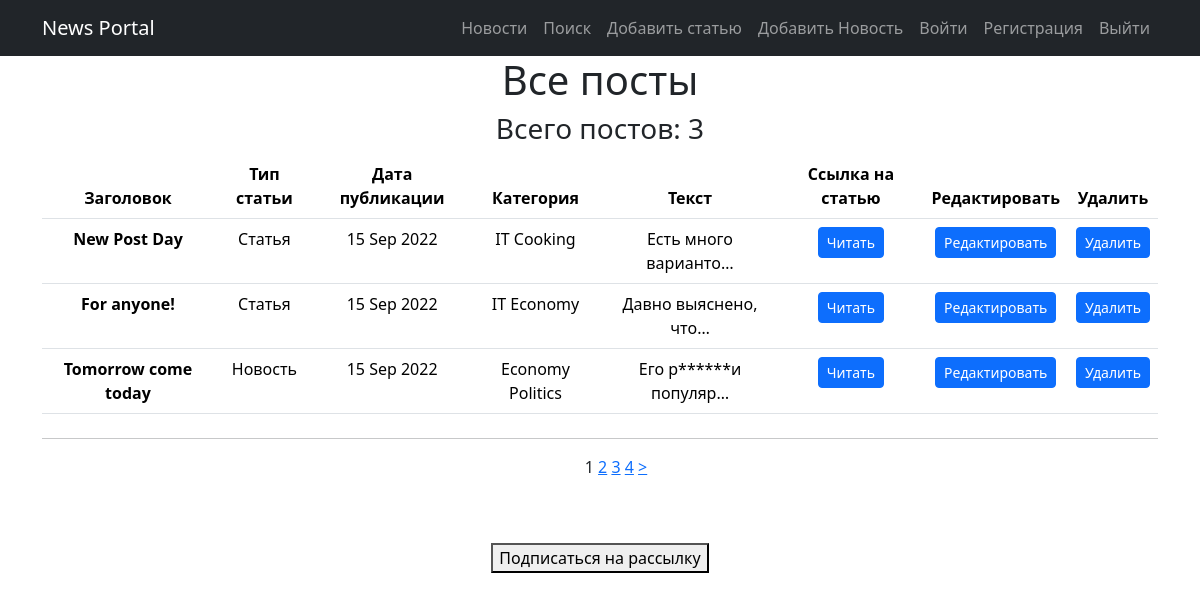
Page /post/ on the committed database.
### news_portal_app/models.py (models this page shows, shortened)
class Post(models.Model):
    news = 'NE'
    artikle = 'AR'
    TYPE = [
        (news, 'Новость'),
        (artikle, 'Статья'),
    ]
    author = models.ForeignKey(Author, on_delete=models.CASCADE)
    type = models.CharField(max_length=2, choices=TYPE, default=artikle)
    time = models.DateTimeField(auto_now_add=True)
    category = models.ManyToManyField(Category, through='PostCategory')
    title = models.CharField(max_length=128)
    text = models.TextField()
    rating = models.IntegerField(default=0)

class Category(models.Model):
    name_category = models.CharField(max_length=128, unique=True)
    subscribers = models.ManyToManyField(User, related_name='subscriber', blank=True)

### news_portal_app/views.py (the view)
# urls.py: path('', PostsList.as_view(), name='posts_list'),
class PostsList(ListView):
    paginate_by = 3
    model = Post
    ordering = 'time'
    template_name = 'news.html'
    context_object_name = 'news'
    def get_context_data(self, **kwargs):
        context = super(PostsList, self).get_context_data(**kwargs)
        return context

### news_portal_app/templatetags/custom_filters.py (called while the page is built)
@register.filter()
def censor(post_text: str):
    if not isinstance(post_text, str):
        raise ValueError('Можно применить только к строке!')  # Если строка, то в ней уже ищем плохие слова
    if 'редиск' or 'баран' in post_text:
        text = post_text.replace('редиск', 'р******')
        text = text.replace('баран', 'б****')
        return text

### templates/news.html (shortened to what this page needs)
{% extends 'flatpages/default.html' %}
{% load custom_filters %}
{% load custom_tags %}
{% block content %}
<div class="col-lg-12 text-center" xmlns="http://www.w3.org/1999/html">
    <h1>Все посты</h1>
    <h3>Всего постов: {{ news|length }}</h3>
    <table class="table">
        <thead>
        <tr>
            <th scope="col">Заголовок</th>
            <th scope="col">Тип статьи</th>
            <th scope="col">Дата публикации</th>
            <th scope="col">Категория</th>
            <th scope="col">Текст</th>
            <th scope="col">Ссылка на статью</th>
            <th scope="col">Редактировать</th>
            <th scope="col">Удалить</th>
        </tr>
        </thead>
        <tbody>
        {% for post in news %}
        <tr>
            <th scope="row">{{ post.title|censor }}</th>
            {% if post.type == 'AR' %}
                <td>Статья</td>
            {% else %}
                <td>Новость</td>
            {% endif %}
            <td>{{ post.time | date:'d M Y' }}</td>
            <td>
                {% for category in post.category.all %}
                    {{ category.name_category }}
                {% endfor %}
            </td>
            <td>{{ post.text | truncatechars:20|censor }}</td>
            <td><a class="btn btn-primary btn-sm" href="/news/{{ post.pk }}">Читать</a></td>
            <td><a class="btn btn-primary btn-sm" href="/news/news/{{ post.pk }}/edit/">Редактировать</a></td>
            <td><a class="btn btn-primary btn-sm" href="/news/news/{{ post.pk }}/delete/">Удалить</a></td>
        </tr>
        {% endfor %}
        </tbody>
    </table>
</div>
<hr class="mt-4">
<div class="row">
    <nav aria-label="Page navigation example">
        <ul class="pagination justify-content-center">
            {% if page_obj.has_other_pages %}
            <nav class="list-pages">
                <ul>
                    {% for p in paginator.page_range %}
                    {% if page_obj.number == p %}
                    <span class="page-num page-num-selected">{{ p }}</span>
                    {% elif p >= page_obj.number|add:-4 and p <= page_obj.number|add:4 %}
                    <span class="page-num">
                        <a href="?page={{ p }}">{{ p }}</a>
                    </span>
                    {% endif %}
                    {% endfor %}
                    {% if page_obj.has_next %}
                    <span class="page-num">
                        <a href="?page={{ page_obj.next_page_number }}">&gt;</a>
                    </span>
                    {% endif %}
                    {% endif %}
                </ul>
            </nav>
        </ul>
    </nav>
</div>
<br>
<br>
<button> <a class="nav-link" href="/news/category/">Подписаться на рассылку</a> </button>
{% endblock content %}

### templates/flatpages/default.html (shortened to what this page needs)
{% load static %}
<!DOCTYPE html>
<html lang="en">
<head>
  <link href="{% static 'vendor/bootstrap/css/bootstrap.min.css' %}" rel="stylesheet">
</head>
<body>
  <nav class="navbar navbar-expand-lg navbar-dark bg-dark static-top">
    <div class="container">
      <a class="navbar-brand" href="/news/">News Portal</a>
      <div class="collapse navbar-collapse" id="navbarResponsive">
        <ul class="navbar-nav ms-auto">
          <li class="nav-item">
            <a class="nav-link" href="/news/">Новости</a>
          </li>
          <li class="nav-item">
            <a class="nav-link" href="{% url 'search_posts' %}">Поиск</a>
          </li>
          <li class="nav-item">
            <a class="nav-link" href="/news/articles/create/">Добавить статью</a>
          </li>
          <li class="nav-item">
            <a class="nav-link" href="/news/news/create/">Добавить Новость</a>
          </li>
          <li class="nav-item">
            <a class="nav-link" href="/accounts/login/">Войти</a>
          </li>
          <li class="nav-item">
            <a class="nav-link" href="/accounts/signup/">Регистрация</a>
          </li>
          <li class="nav-item">
            <a class="nav-link" href="/accounts/logout/">Выйти</a>
          </li>
        </ul>
      </div>
    </div>
  </nav>
  <div class="container">
    <div class="row">
      <div class="col-lg-12 text-center">
       {% block content %}{% endblock content %}
      </div>
    </div>
  </div>
</body>
</html>

### rows in the picture
Post: title|censor "New Post Day", type "Статья", time "15 Sep 2022", text|censor "Есть много варианто…"
Category: name_category "IT"
Category: name_category "Cooking"
Post: title|censor "For anyone!", type "Статья", time "15 Sep 2022", text|censor "Давно выяснено, что…"
Category: name_category "Economy"
Post: title|censor "Tomorrow come today", type "Новость", time "15 Sep 2022", text|censor "Его р******и популяр…"
Category: name_category "Politics"

### other values in the picture
{{ news|length }} "3"
{{ p }} "1"
{{ p }} "2" "3" "4"
